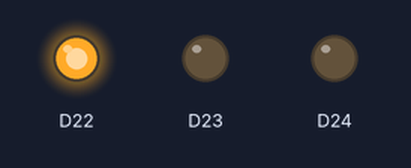
Bench run of a sketch on a simulated Arduino Nano RP2040 Connect. Shown: output pins drawn as LEDs (lit = HIGH).

Above: at 0.2 s.
At 1.2 s:
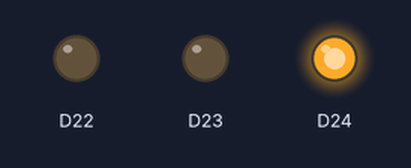
At 3.7 s:
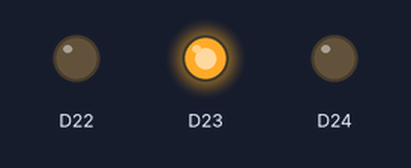
Timing chart, 0 to 4.6 s (numbered marks = the images above):
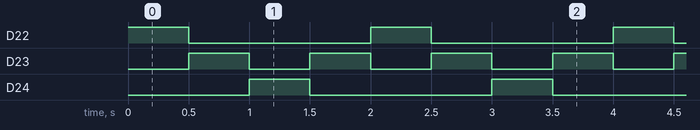

Measured:
- by itself, D22, D24: alternates HIGH for 0.50 s and LOW for 1.5 s
- by itself, D23: alternates HIGH for 0.50 s and LOW for 0.50 s
- by itself, everything shown: repeats every 2.0 s, in 4 steps

The sketch:

Exercise1_RGB.ino
```cpp
#include <WiFiNINA.h>
#include <Arduino_LSM6DSOX.h>

void setup() {
  // put your setup code here, to run once:
  pinMode(LEDG, OUTPUT); //define GREEN LED
  pinMode(LEDR, OUTPUT); //define RED LED
  pinMode(LEDB, OUTPUT); //define BLUE LED
}

void loop() {
  // RED
  digitalWrite(LEDR, HIGH);
  digitalWrite(LEDG, LOW);
  delay(500);
  // GREEN
  digitalWrite(LEDG, HIGH);
  digitalWrite(LEDR, LOW);
  delay(500);
  // BLUE
  digitalWrite(LEDB, HIGH);
  digitalWrite(LEDG, LOW);
  delay(500);
  // GREEN
  digitalWrite(LEDG, HIGH);
  digitalWrite(LEDB, LOW);
  delay(500);
}
```
